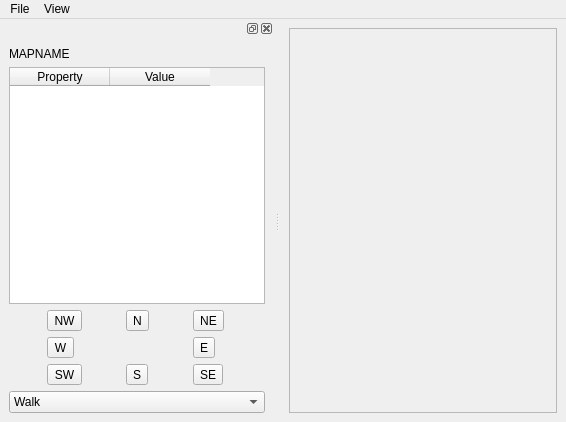
<?xml version="1.0" encoding="UTF-8"?>
<ui version="4.0">
 <class>MainWindow</class>
 <widget class="QMainWindow" name="MainWindow">
  <property name="geometry">
   <rect>
    <x>0</x>
    <y>0</y>
    <width>566</width>
    <height>422</height>
   </rect>
  </property>
  <property name="windowTitle">
   <string>MainWindow</string>
  </property>
  <widget class="QWidget" name="centralwidget">
   <layout class="QGridLayout" name="gridLayout">
    <item row="0" column="0">
     <widget class="QFrame" name="frame">
      <property name="frameShape">
       <enum>QFrame::StyledPanel</enum>
      </property>
      <property name="frameShadow">
       <enum>QFrame::Raised</enum>
      </property>
     </widget>
    </item>
   </layout>
  </widget>
  <widget class="QMenuBar" name="menuBar">
   <property name="geometry">
    <rect>
     <x>0</x>
     <y>0</y>
     <width>566</width>
     <height>22</height>
    </rect>
   </property>
   <widget class="QMenu" name="menuFile">
    <property name="title">
     <string>File</string>
    </property>
    <addaction name="actionNew"/>
    <addaction name="actionOpen"/>
    <addaction name="actionSave"/>
    <addaction name="actionSave_As"/>
    <addaction name="separator"/>
    <addaction name="actionQuit_2"/>
    <addaction name="actionQuit"/>
   </widget>
   <widget class="QMenu" name="menuView">
    <property name="title">
     <string>View</string>
    </property>
    <addaction name="actionTollbox"/>
   </widget>
   <addaction name="menuFile"/>
   <addaction name="menuView"/>
  </widget>
  <widget class="QDockWidget" name="dockWidget_2">
   <property name="sizePolicy">
    <sizepolicy hsizetype="Fixed" vsizetype="Fixed">
     <horstretch>0</horstretch>
     <verstretch>0</verstretch>
    </sizepolicy>
   </property>
   <attribute name="dockWidgetArea">
    <number>1</number>
   </attribute>
   <widget class="QWidget" name="dockWidgetContents_2">
    <layout class="QVBoxLayout" name="verticalLayout">
     <item>
      <widget class="QLabel" name="label">
       <property name="text">
        <string>MAPNAME</string>
       </property>
      </widget>
     </item>
     <item>
      <widget class="QTableWidget" name="tableWidget">
       <column>
        <property name="text">
         <string>Property</string>
        </property>
       </column>
       <column>
        <property name="text">
         <string>Value</string>
        </property>
       </column>
      </widget>
     </item>
     <item>
      <layout class="QGridLayout" name="gridLayout_2">
       <item row="0" column="0">
        <widget class="QToolButton" name="toolButton">
         <property name="enabled">
          <bool>true</bool>
         </property>
         <property name="text">
          <string>NW</string>
         </property>
        </widget>
       </item>
       <item row="1" column="0">
        <widget class="QToolButton" name="toolButton_4">
         <property name="text">
          <string>W</string>
         </property>
        </widget>
       </item>
       <item row="0" column="2">
        <widget class="QToolButton" name="toolButton_3">
         <property name="text">
          <string>NE</string>
         </property>
        </widget>
       </item>
       <item row="1" column="2">
        <widget class="QToolButton" name="toolButton_6">
         <property name="text">
          <string>E</string>
         </property>
        </widget>
       </item>
       <item row="0" column="1">
        <widget class="QToolButton" name="toolButton_2">
         <property name="text">
          <string>N</string>
         </property>
        </widget>
       </item>
       <item row="2" column="0">
        <widget class="QToolButton" name="toolButton_7">
         <property name="text">
          <string>SW</string>
         </property>
        </widget>
       </item>
       <item row="2" column="1">
        <widget class="QToolButton" name="toolButton_8">
         <property name="text">
          <string>S</string>
         </property>
        </widget>
       </item>
       <item row="2" column="2">
        <widget class="QToolButton" name="toolButton_9">
         <property name="text">
          <string>SE</string>
         </property>
        </widget>
       </item>
      </layout>
     </item>
     <item>
      <widget class="QComboBox" name="comboBox">
       <item>
        <property name="text">
         <string>Walk</string>
        </property>
       </item>
       <item>
        <property name="text">
         <string>Create</string>
        </property>
       </item>
      </widget>
     </item>
    </layout>
   </widget>
  </widget>
  <action name="actionNew">
   <property name="text">
    <string>New</string>
   </property>
  </action>
  <action name="actionOpen">
   <property name="text">
    <string>Open</string>
   </property>
  </action>
  <action name="actionSave">
   <property name="text">
    <string>Save</string>
   </property>
  </action>
  <action name="actionSave_As">
   <property name="text">
    <string>Save As</string>
   </property>
  </action>
  <action name="actionDummy">
   <property name="text">
    <string>Dummy</string>
   </property>
  </action>
  <action name="actionQuit_2">
   <property name="text">
    <string>Quit</string>
   </property>
  </action>
  <action name="actionQuit">
   <property name="text">
    <string>Quit</string>
   </property>
  </action>
  <action name="actionTollbox">
   <property name="text">
    <string>Tollbox</string>
   </property>
  </action>
 </widget>
 <resources/>
 <connections>
  <connection>
   <sender>actionQuit</sender>
   <signal>activated()</signal>
   <receiver>MainWindow</receiver>
   <slot>close()</slot>
   <hints>
    <hint type="sourcelabel">
     <x>-1</x>
     <y>-1</y>
    </hint>
    <hint type="destinationlabel">
     <x>154</x>
     <y>119</y>
    </hint>
   </hints>
  </connection>
  <connection>
   <sender>actionTollbox</sender>
   <signal>activated()</signal>
   <receiver>dockWidget_2</receiver>
   <slot>show()</slot>
   <hints>
    <hint type="sourcelabel">
     <x>-1</x>
     <y>-1</y>
    </hint>
    <hint type="destinationlabel">
     <x>404</x>
     <y>180</y>
    </hint>
   </hints>
  </connection>
 </connections>
</ui>
